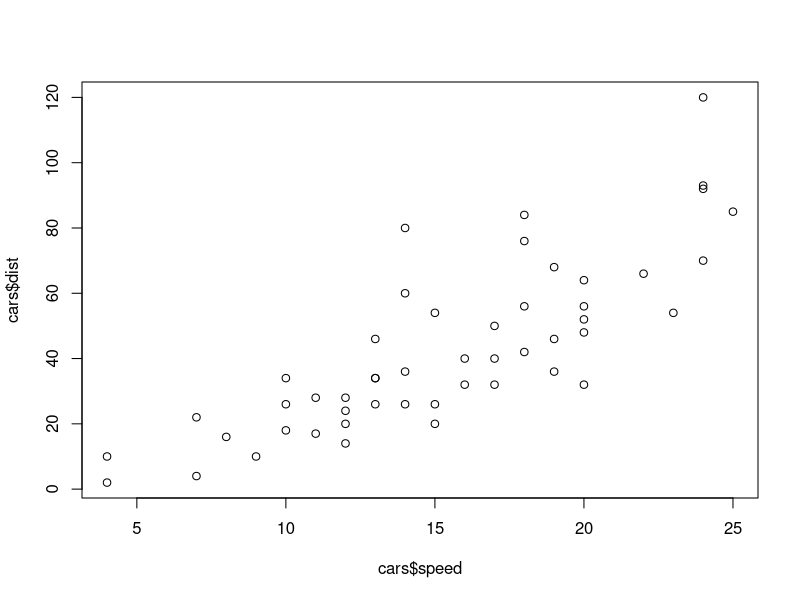
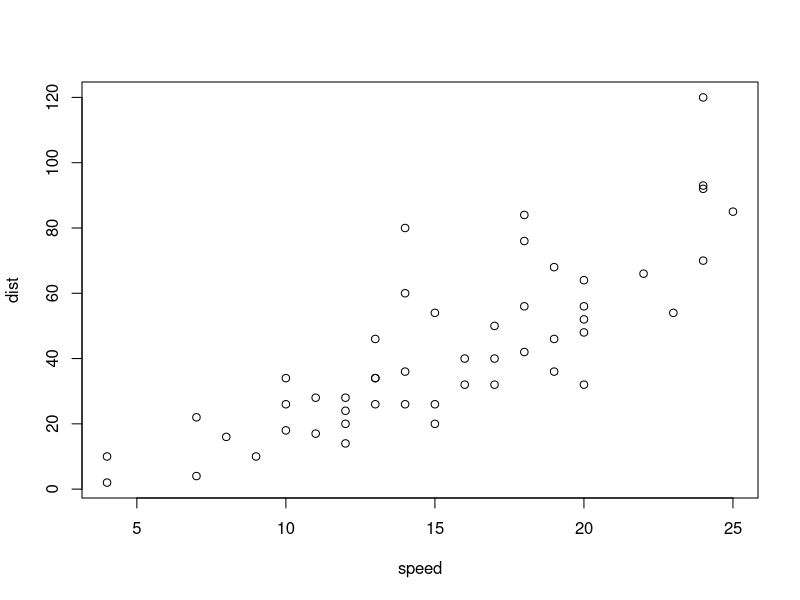
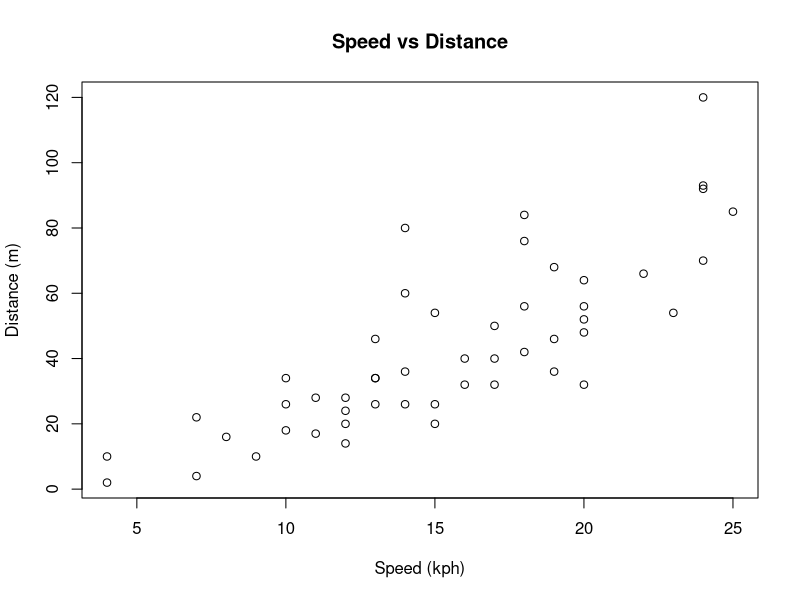
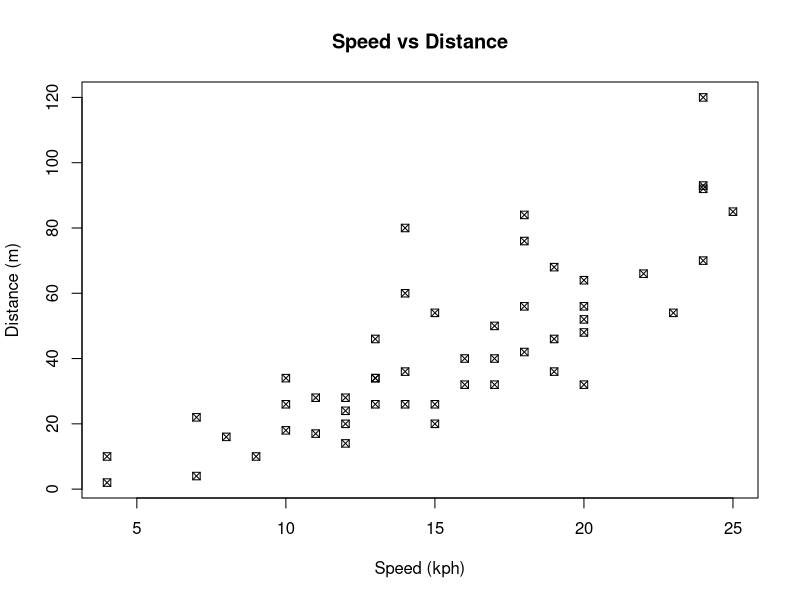
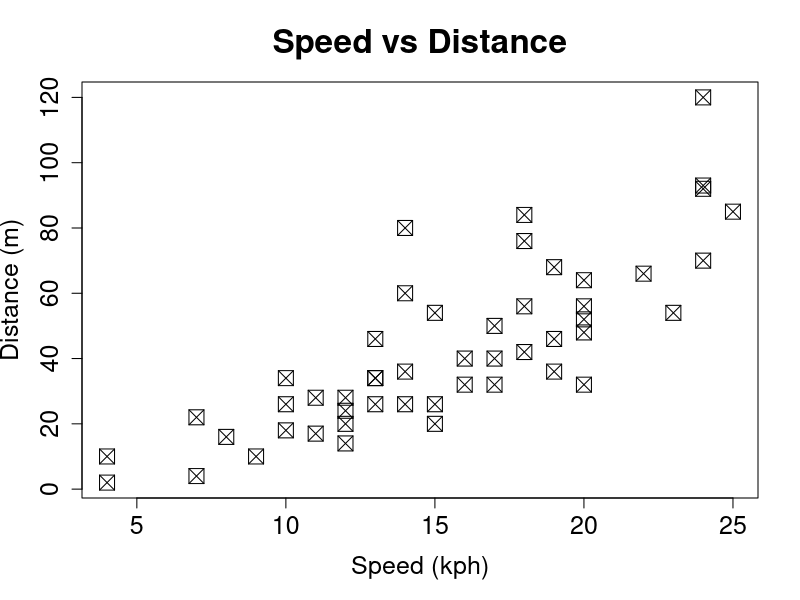
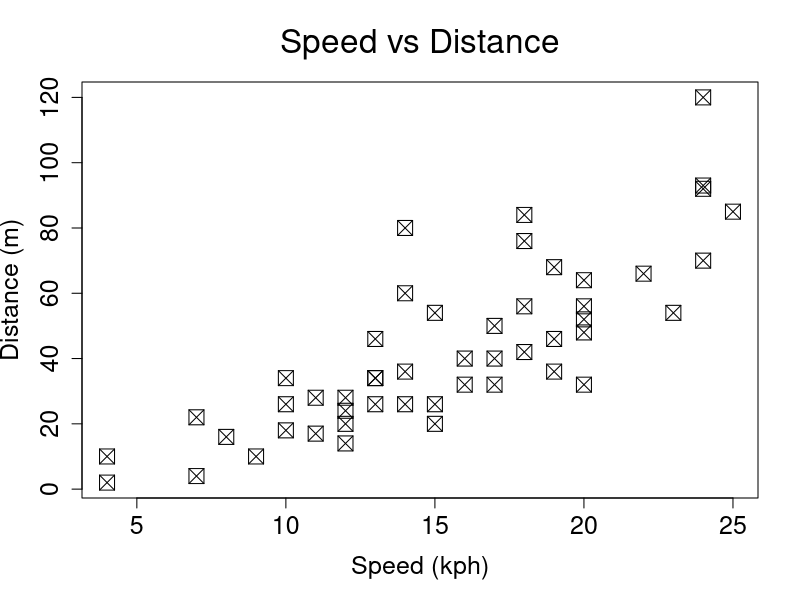
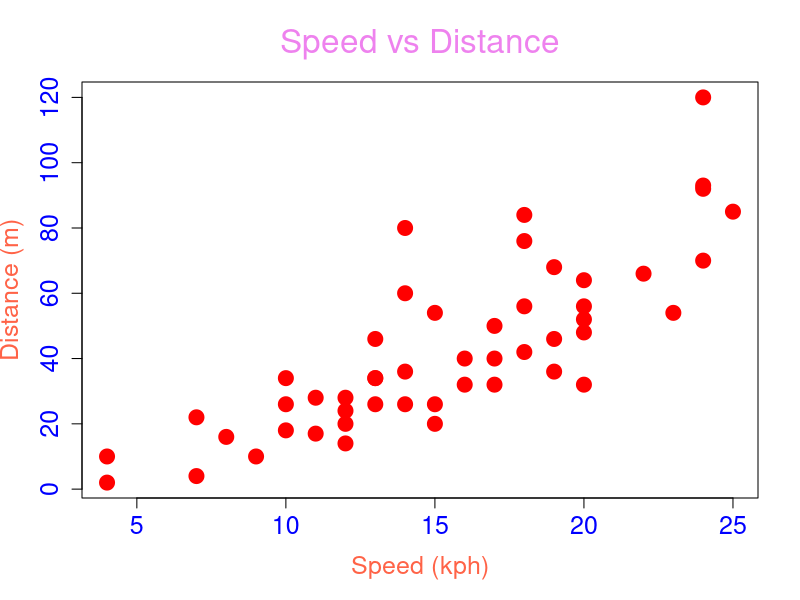
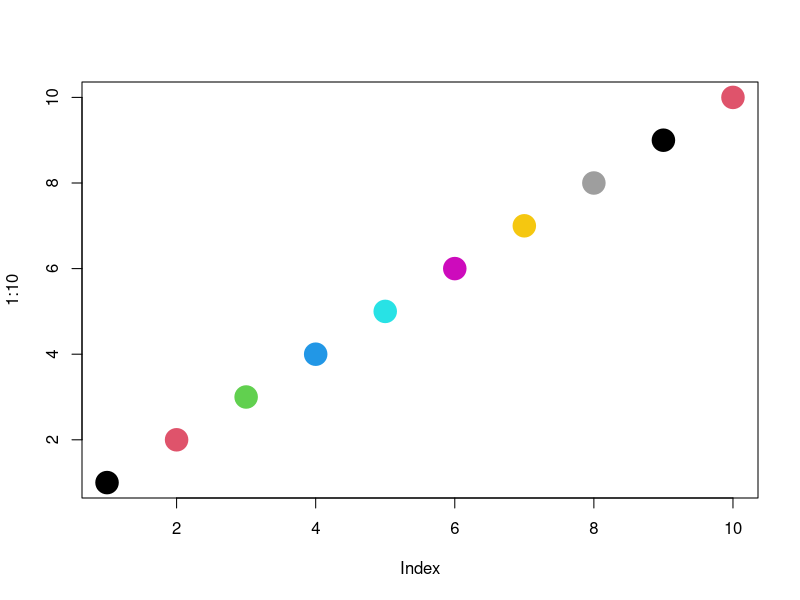

Generate these figures, in order, with R:
##
## 2021. 04. 06
## Plotting
##
library(tidyverse)
library(car)


## SCATTER PLOT
## Default S3 method:
# plot(x, y = NULL, type = "p",  xlim = NULL, ylim = NULL,
#      log = "", main = NULL, sub = NULL, xlab = NULL, ylab = NULL,
#      ann = par("ann"), axes = TRUE, frame.plot = axes,
#      panel.first = NULL, panel.last = NULL, asp = NA,
#      xgap.axis = NA, ygap.axis = NA,
#      ...)

head(cars)
plot(x = cars$speed, y = cars$dist)
plot(dist ~speed, data = cars) # long format의 dataframe이어야 함.

cars %>% 
  plot(dist ~speed, data = .,
       main = "Speed vs Distance", 
       xlab = "Speed (kph)",
       ylab = "Distance (m)") 
# 변수명은 놔두고 plotting할때 label을 바꾸는게 편리

# change points format
?pch
cars %>% 
  plot(dist ~speed, data = .,
       main = "Speed vs Distance", 
       xlab = "Speed (kph)",
       ylab = "Distance (m)",
       pch = 7)

# change point/title size
# cex(확대, 축소)
cars %>% 
  plot(dist ~speed, data = .,
       main = "Speed vs Distance", 
       xlab = "Speed (kph)",
       ylab = "Distance (m)",
       pch = 7, cex = 2, # point size
       cex.main = 2, # cex.main 배 만큼 크게 만듦.
       cex.lab = 1.5, # label size
       cex.axis = 1.5) # size of number on axis

# change font
# font
cars %>% 
  plot(dist ~speed, data = .,
       main = "Speed vs Distance", 
       xlab = "Speed (kph)",
       ylab = "Distance (m)",
       pch = 7, cex = 2,
       cex.main = 2, cex.lab = 1.5, cex.axis = 1.5,
       font.main = 8, font.lab = 8, font.axis = 8) 


# change colour
# col, there are around 400 colours already.
cars %>% 
  plot(dist ~speed, data = .,
       main = "Speed vs Distance", 
       xlab = "Speed (kph)",
       ylab = "Distance (m)",
       pch = 19, 
       cex = 2, cex.main = 2, cex.lab = 1.5, cex.axis = 1.5,
       font.main = 8, font.lab = 8, font.axis = 8,
       col = "red", col.main = "violet", col.lab = "tomato", col.axis = "blue"
       )
?palette
palette()
plot(1:10, cex = 3, pch = 19,
     col = 1:10)
# palette에서 색을 가져옴. recursive 하게 colour 지정.
# plot에서 숫자로 index를 사용하거나, "DF536B"의 값을 사용해도 됨.


## plotting of mtcars mpg vs wt
palette("Tableau")
palette()
mtcars %>% 
  plot(mpg ~wt, data = .,
       main = "MTCARS / mpg vs. wt",
       xlab = "weight", ylab = "mile per gallan",
       pch = 19, col = 3,
       cex = 1.5, cex.main = 2, cex.lab = 1.5, cex.axis = 1.5,
       font.main = 9, font.lab = 8, font.axis = 8,
       col.main = 4, col.axis = 5, col.lab = 2
       )
# check all parameters about plot
?par

## colour packages
#install.packages("RColorBrewer")
library(RColorBrewer)
display.brewer.all() # data type별로 색 조합을 사용하자.

mycolour_1 <- brewer.pal(n=8, name = "Accent")
palette(mycolour_1)
plot(1:10, col = 1:10, pch = 19, cex = 4)

mycolour_2 <- brewer.pal(n=8, name = "Set3")
palette(mycolour_2)
plot(1:10, col = 1:10, pch = 19, cex = 4)

palette("default")
plot(1:10, col = 1:10, pch = 19, cex = 4)

## cars
mycolour_1 <- brewer.pal(n=8, name = "Accent")
palette(mycolour_1)
plot(1:10, col = 1:10, pch = 19, cex = 4)

names(cars)
cars %>% 
  plot(dist ~speed, data = .,
       pch = 19, main = "speed vs. distance",
       cex = 1.5, cex.main = 2)

?abline # it helps line fitting
# a = intercept, b = slope
# abline(a = NULL, b = NULL, h = NULL, v = NULL, reg = NULL,
#        coef = NULL, untf = FALSE, ...)
# abline(-1, 2, col = "red")

lm.result <- cars %>% 
  lm(dist ~speed, data = .)

# abline(lm.result$coefficients[1], lm.result$coefficients[2],
#        col = "red")
abline(lm(dist ~speed, data = cars), col = "red")


## put text on my plot
?text
# ## Default S3 method:
# text(x, y = NULL, labels = seq_along(x$x), adj = NULL,
#      pos = NULL, offset = 0.5, vfont = NULL,
#      cex = 1, col = NULL, font = NULL, ...)
lm.result <- cars %>% 
  lm(dist ~speed, data = .)
coef(lm.result)

cars %>% 
  plot(dist ~speed, data = .,
       pch = 19, cex = 2,
       main = "speed vs. distance")
  abline(lm(dist~speed, data = cars), col = "blue")
  text(x = 8, y = 110,
       labels = "Y = -17.6 + 3.93x", col = "red",
       cex = 1.5)

## example: Ginzberg (depression vs. fatalism)
# scatter plot, fitted line and regression result
head(Ginzberg)
lm.result <- Ginzberg %>% 
  lm(depression ~fatalism, data = .)

Ginzberg %>% 
  lm(depression ~fatalism, data = .) %>% 
  summary()
# Adjusted R-squared: 클수록 좋음. 얼마나 regression line으로부터 퍼져있나.
# 클수록 line에 fitting 

Ginzberg %>% 
  plot(depression ~fatalism, data = .,
       pch = 19, cex = 1,
       main = "depression vs. fatalism", xlab = "Fatalism", ylab = "Depression",
       cex.main = 2, cex.xlab = 1.5, cex.ylab = 1.5,
       font.main = 9, font.xlab = 8, font.ylab = 8,
       col = 2, col.main = 1, col.lab = 3,
       xlim = c(-0.5,2.5), ylim = c(0, 2.5)
       )
abline(lm.result$coefficients, 
       col = "red", lwd = 2
       )
coef(lm.result)
text(x = 0.1, y = 1.75,
     labels = "y = 0.34 + 0.65x, p < 0.001, adj R^2 = 0.425", col = "red",
     cex = 1.5
     )

?plot

## data = iris, Sepal.Length vs. Sepal.Width
names(iris)
summary(iris$Species)

iris %>% 
  lm(Sepal.Width ~Sepal.Length, data = .) %>% 
  summary()

lm.result <- iris %>% 
  group_by(Species) %>% 
  lm(Sepal.Width ~Sepal.Length, data = .)
coef(lm.result)

iris %>% 
  plot(Sepal.Width ~Sepal.Length, data = .,
       cex = 1.5, pch = 19,
       col = iris$Species,
       main = "IRIS")
legend("topright",
       legend = c("setosa", "versicolor", "virginica"),
       pch = 19, col = 1:3, bty = "n",
       cex = 1.1, pt.cex = 2)

abline(lm.result$coefficients, col = "red")
# 실제로 speices 나눠보면 양의 상관관계이나
# 합치면 음의 상관관계이다.


## save images
?png
getwd()
png(filename = "myplot.png", width = 600, height = 400)
iris %>% 
  plot(Sepal.Width ~Sepal.Length, data = .,
       cex = 1.5, pch = 19,
       col = iris$Species,
       main = "IRIS")
legend("topright",
       legend = c("setosa", "versicolor", "virginica"),
       pch = 19, col = 1:3, bty = "n",
       cex = 1.1, pt.cex = 2)
dev.off()

?pdf
getwd()
pdf(file = "myplot.pdf", width = 4, height = 3)
iris %>% 
  plot(Sepal.Width ~Sepal.Length, data = .,
       cex = 1.5, pch = 19,
       col = iris$Species,
       main = "IRIS")
legend("topright",
       legend = c("setosa", "versicolor", "virginica"),
       pch = 19, col = 1:3, bty = "n",
       cex = 1.1, pt.cex = 2)
dev.off()

# 아래와 같이 3번 진행해서 각각의 선형회귀식을 따로 plotting
lm.res.setosa = iris %>% 
  filter(Species == "setosa") %>% 
  lm(Sepal.Width ~Sepal.Length, data = .)

## BAR PLOT
?mtcars
head(mtcars)

# cross table to make bar plot
mytbl <- table(mtcars$vs, mtcars$cyl, 
      dnn = c("Engine", "Cylinder") # naming
      )

barplot(t(mytbl),  # transpose
        beside = T # wide하게 펼침
)

barplot(mytbl, 
        beside = T, # wide하게 펼침
        main = "Engine type vs. Number of cylinders",
        xlab = "# of Cylinders", ylab = "Frequency",
        names.arg = c("4 cyls", "6 cyls", "8 cyls"),
        cex.main = 2, cex.names = 1.5, cex.lab = 1.5,
        font.main = 9, font.lab =8,
        ylim = c(0, 18),
        legend.text = c("V-shape", "Straight"),
        args.legend = list(x = "topleft", bty = "n")
        )

# VS vs. AM
mytbl <- table(mtcars$vs, mtcars$am, 
               dnn = c("Engine", "Transmission") # naming
              )
barplot(mytbl, 
        beside = T, # wide하게 펼침
        main = "Engine type vs. Transmission",
        xlab = "Transmission", ylab = "Frequency",
        names.arg = c("automatic", "manual"),
        cex = 1, # size of y axis number
        cex.main = 2, cex.names = 1.5, cex.lab = 1.5,
        font.main = 9, font.lab =8,
        ylim = c(0, 18),
        legend.text = c("V-shape", "Straight"),
        args.legend = list(x = "topright", bty = "n")
        )














